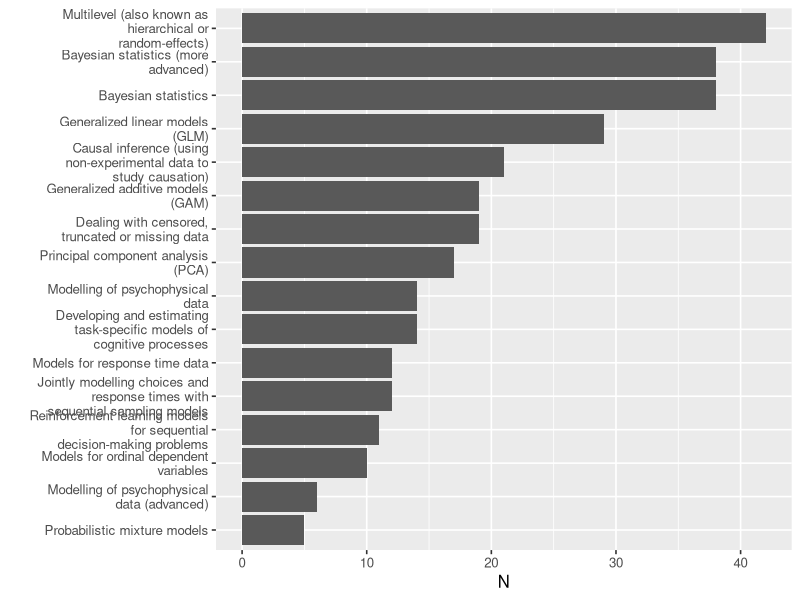
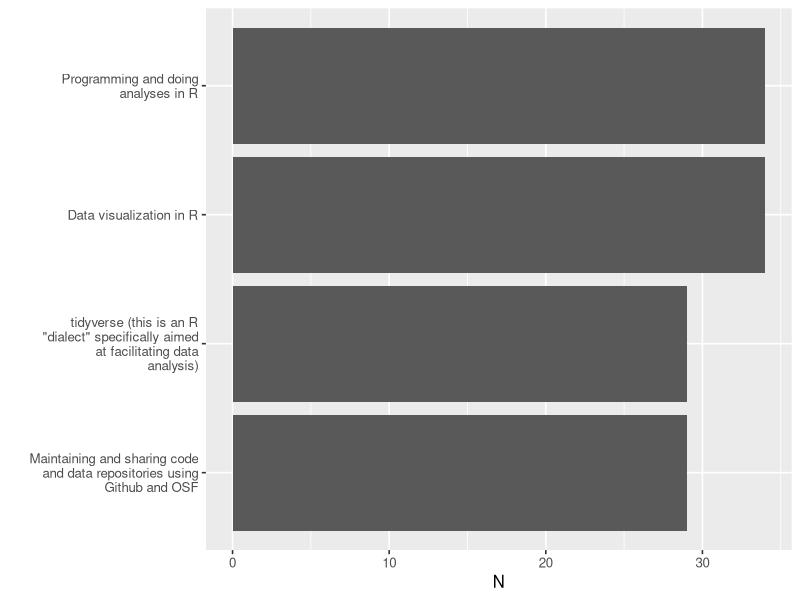
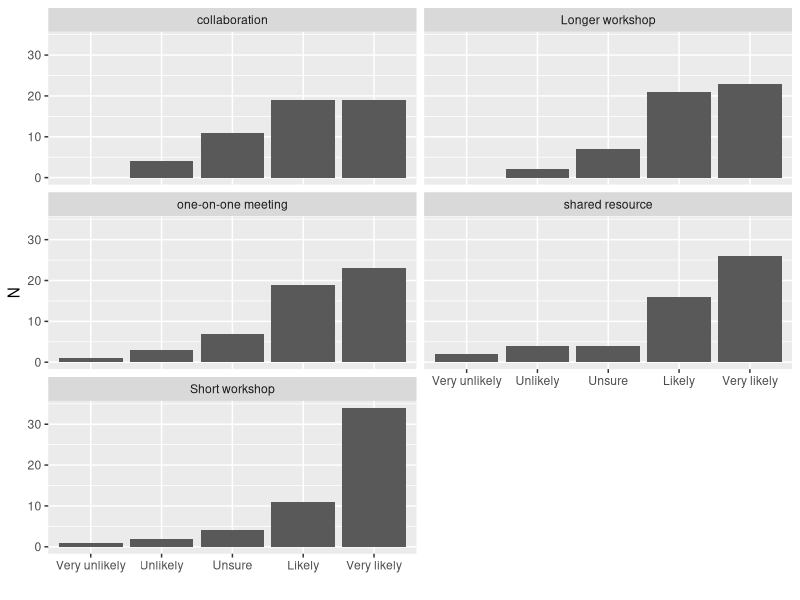
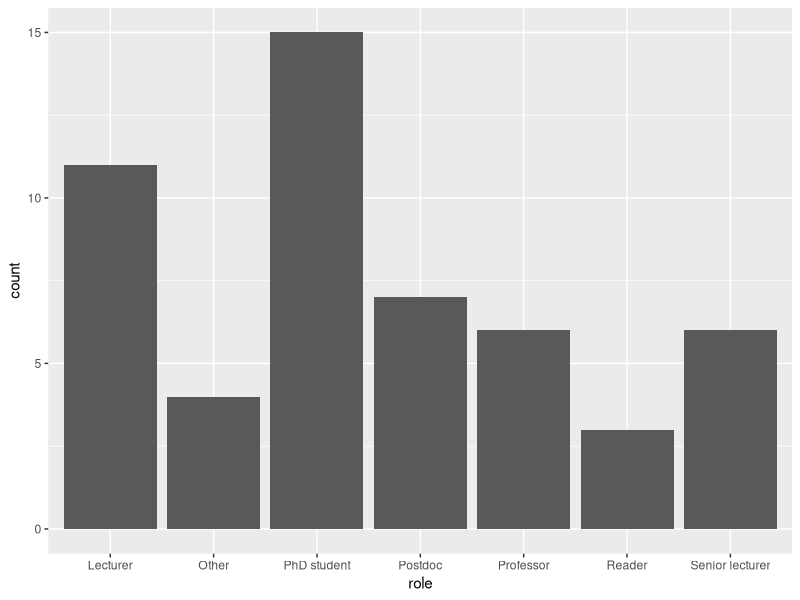

The R source for these figures, in order:
## ---- chunk 1
library(tidyverse)

# load Qualtrics csv output (edited to remove double header and IP addresses)
d <- read_csv('../data/survey_march22/stats-survey-rhul_edit.csv')

d %>%
  filter(Finished==TRUE) %>%
  dplyr::select(starts_with('models_') & !contains('TEXT')) %>%
  mutate(id = 1:nrow(.)) %>%
  pivot_longer(starts_with('models_'),names_to = 'what') %>%
  filter(!is.na(value)) %>%
  filter(value!="Other (please specify)") %>%
  mutate(value_short = str_extract(value, pattern='^[^:\\.)]*')) %>% 
  # simplify labels (could be more elegant if I knew regex better)
  mutate(value_short = ifelse(str_detect(value_short,"\\((?=e)"),
                              str_sub(value_short,1,-1 -2),
                              value_short)) %>%
  mutate(value_short = ifelse(str_detect(value_short,"\\("),
                              str_c(value_short,")"),
                              value_short)) %>%
  group_by(value_short) %>%
  summarise(N = length(id)) %>%
  arrange(N) %>%
  mutate(value_short=as_factor(value_short)) %>%
  ggplot(aes(y=value_short, x=N))+
  theme_gray(12) +
  geom_col() +
  scale_y_discrete(labels = function(x) lapply(strwrap(x, width = 30, simplify = FALSE), paste, collapse="\n")) +
  labs(y="")
## ---- chunk 2
d %>%
  filter(Finished==TRUE) %>%
  dplyr::select(starts_with('models_') & contains('TEXT')) %>%
  filter(!is.na(models_17_TEXT)) %>%
  pull(models_17_TEXT) 

## ---- chunk 3
d %>%
  filter(Finished==TRUE) %>%
  dplyr::select(starts_with('extra_') & !contains('TEXT')) %>%
  mutate(id = 1:nrow(.)) %>%
  pivot_longer(starts_with('extra_'),names_to = 'what') %>%
  filter(!is.na(value)) %>%
  filter(value!="Other (please specify)") %>%
  group_by(value) %>%
  summarise(N = length(value)) %>%
  arrange(N) %>%
  mutate(value=as_factor(value)) %>%
  ggplot(aes(y=value, x=N))+
  theme_gray(12) +
  geom_col() +
  scale_y_discrete(labels = function(x) lapply(strwrap(x, width = 30, simplify = FALSE), paste, collapse="\n")) +
  labs(y="")
## ---- chunk 4
d %>%
  filter(Finished==TRUE) %>%
  dplyr::select(starts_with('format_')) %>%
  mutate(id = 1:nrow(.)) %>%
  pivot_longer(starts_with('format_'),names_to = 'what') %>%
  mutate(value=factor(value, ordered=T, levels=c("Very unlikely",
                                                 "Unlikely",
                                                 "Unsure",
                                                 "Likely",
                                                 "Very likely"))) %>%
  filter(!is.na(value)) %>%
  mutate(what=case_when(
    str_detect(what,"1") ~ "Short workshop",
    str_detect(what,"2") ~ "Longer workshop",
    str_detect(what,"3") ~ "one-on-one meeting",
    str_detect(what,"4") ~ "shared resource",
    str_detect(what,"5") ~ "collaboration"
  ) ) %>%
  group_by(what, value) %>%
  summarise(N = length(id)) %>%
  ggplot(aes(x=value, y=N)) +
  geom_col()+
  facet_wrap(.~what, ncol=2) +
  labs(x="")
## ---- chunk 5
d %>%
  filter(Finished==TRUE) %>%
  filter(!is.na(role)) %>%
  ggplot(aes(x=role))+
  geom_histogram(stat='count')
